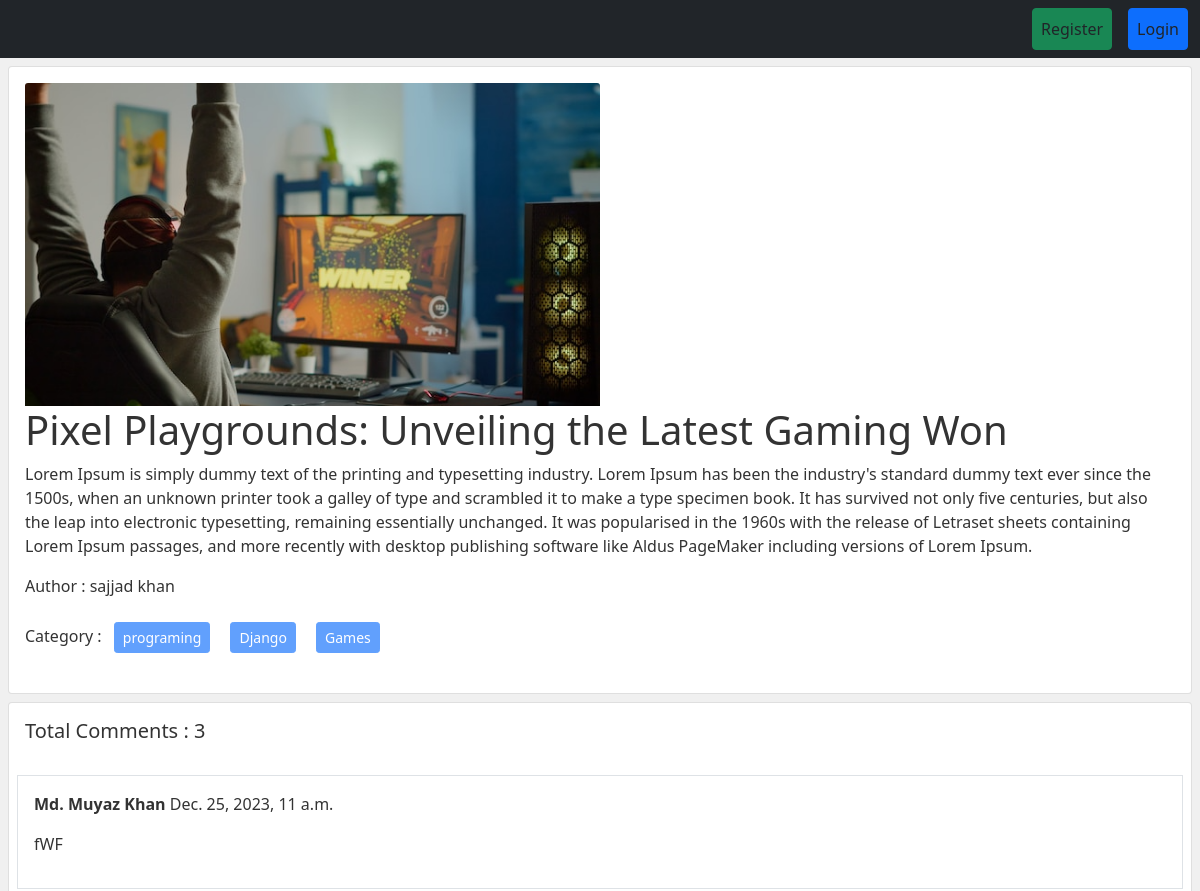
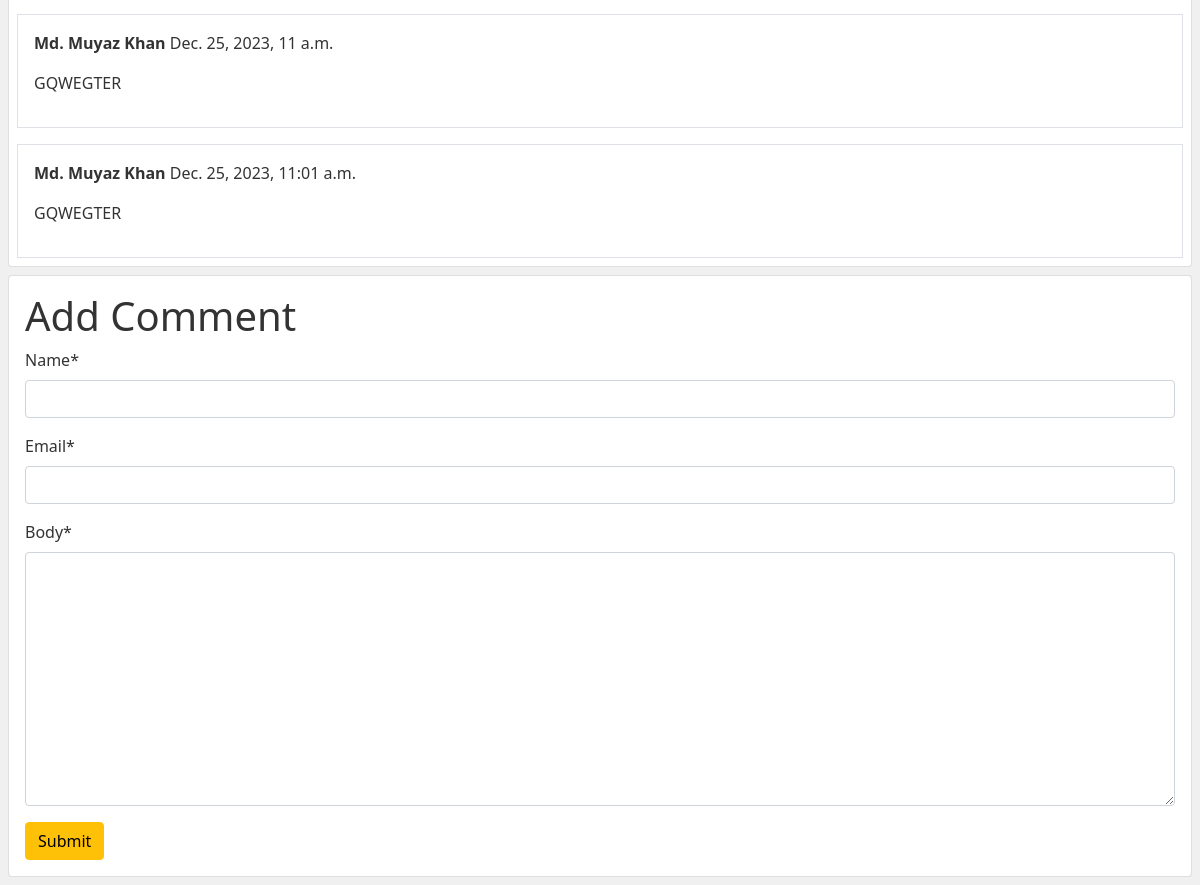
Page /posts/postDetails/8/ on the committed database (2 pictures, top to bottom).
### posts/models.py (models this page shows, shortened)
class post(models.Model):
  title = models.CharField("Title", max_length=50)
  content = models.TextField("content")
  category = models.ManyToManyField(category) # Ekta post e multiple category thakte  pare &
  author = models.ForeignKey(User,on_delete=models.CASCADE)
  image = models.ImageField(upload_to='posts/media/',blank=True,null=True)

class Comment(models.Model):
    post = models.ForeignKey(post, on_delete=models.CASCADE, related_name='comments')
    name = models.CharField(max_length=30)
    email = models.EmailField()
    body = models.TextField()
    created_on = models.DateTimeField(auto_now_add=True)

### categories/models.py (models this page shows, shortened)
class category(models.Model):
    name = models.CharField("Name", max_length=100)
    slug = models.SlugField(max_length=100, unique=True, null=True, blank=True)

### posts/views.py (the view, shortened to what this page needs)
# urls.py: path('postDetails/<int:id>/', views.DetailPostView.as_view(), name='detail_post'),
class DetailPostView(DetailView):
    model = models.post
    pk_url_kwarg ='id'
    template_name = 'post_details.html'
    def get_context_data(self, **kwargs):
        context = super().get_context_data(**kwargs)
        post = self.object # post model er object ekhane store korlam
        comments = post.comments.all()
        comment_form = forms.CommentForm()
        context['comments'] = comments
        context['comment_form'] = comment_form
        return context

### posts/forms.py
class CommentForm(forms.ModelForm):
    class Meta:
        model = Comment
        fields = ['name', 'email', 'body']

### posts/templates/post_details.html (shortened to what this page needs)
{% extends "base.html" %}
{% load crispy_forms_tags %}
{% block content %}
<div class="col-sm-12">
  <div class="card m-2">
    <div class="card-body">
      <img src="{{post.image.url}}" class="card-img-top" alt="..." style="width:50%; hight:50%";>
      <h1 class="card-title">{{post.title}}</h1>
      <p class="card-text">{{post.content}}</p>
      <p>Author : {{post.author.first_name}} {{post.author.last_name}}</p>
      <p>
        Category : {% for cat in post.category.all %}
        <button class="btn btn-primary btn-sm m-2" disabled>
          {{cat.name}}
        </button>
        {% endfor %}
      </p>
    </div>
  </div>
</div>
<div class="card m-2">
  <h5 class="p-3">Total Comments : {{comments | length}}</h5>
  {% for comment in comments %}
<div class="card-body border m-2">
      <p><b>{{comment.name}}</b> {{comment.created_on}}</p>
      <p>{{comment.body}}</p>
  </div>
  {% endfor %}
</div>
<div class="card m-2">
  <div class="card-body">
      <form method="post">
          <h1>Add Comment</h1>
          {{comment_form | crispy}}
          <button class="btn btn-warning">Submit</button>
  </div>
</div>
{% endblock  %}

### templates/base.html (style rules this page uses)
body { background-color: #f0f0f0; color: #333; }

### rows in the picture
post: image (picture), title "Pixel Playgrounds: Unveiling the Latest Gaming Won", content "Lorem Ipsum is simply dummy text of the printing and typesetting industry. Lorem Ipsum has been the industry's standard dummy text ever since the 1500s, when an unknown printer took a galley of type and scrambled it to make a type specimen book. It has survived not only five centuries, but also the leap into electronic typesetting, remaining essentially unchanged. It was popularised in the 1960s with the release of Letraset sheets containing Lorem Ipsum passages, and more recently with desktop publishing software like Aldus PageMaker including versions of Lorem Ipsum.", author.first_name "sajjad", author.last_name "khan"
category: name "programing"
category: name "Django"
category: name "Games"
Comment: name "Md. Muyaz Khan", created_on "Dec. 25, 2023, 11 a.m.", body "fWF"
Comment: name "Md. Muyaz Khan", created_on "Dec. 25, 2023, 11 a.m.", body "GQWEGTER"
Comment: name "Md. Muyaz Khan", created_on "Dec. 25, 2023, 11:01 a.m.", body "GQWEGTER"

### other values in the picture
{{ comments | length }} "3"
